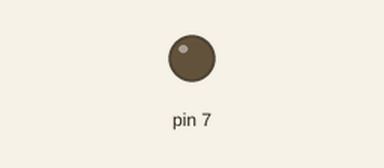
Simulated run of this sketch. Board: Arduino Uno, built with avr-gcc and run on an emulated ATmega328P. Parts: output pins drawn as LEDs (lit = HIGH). Dashed ring = blinking. At 2.0 s the program stops and its outputs stay as they are.

Above: at 0.5 s.
At 1.85 s:
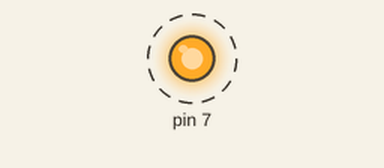
Timing chart, 0 to 3.0 s (numbered marks = the images above):
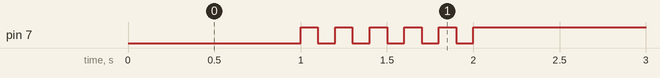

Measured:
- by itself, pin 7: alternates HIGH for 0.10 s and LOW for 0.10 s, 11 changes in all, then stays HIGH

The sketch:

05_pratice_2.ino
```cpp
void setup() {
  // put your setup code here, to run once:
  pinMode(7, OUTPUT);

}

void loop() {
  // put your main code here, to run repeatedly:

  digitalWrite(7, LOW);
  delay(1000);

  int c = 0;
  while (c < 5) {
    digitalWrite(7, HIGH);
    delay(100);
    digitalWrite(7, LOW);
    delay(100);
    c++;
  }
  digitalWrite(7, HIGH);

  while (1){
  }

}
```
